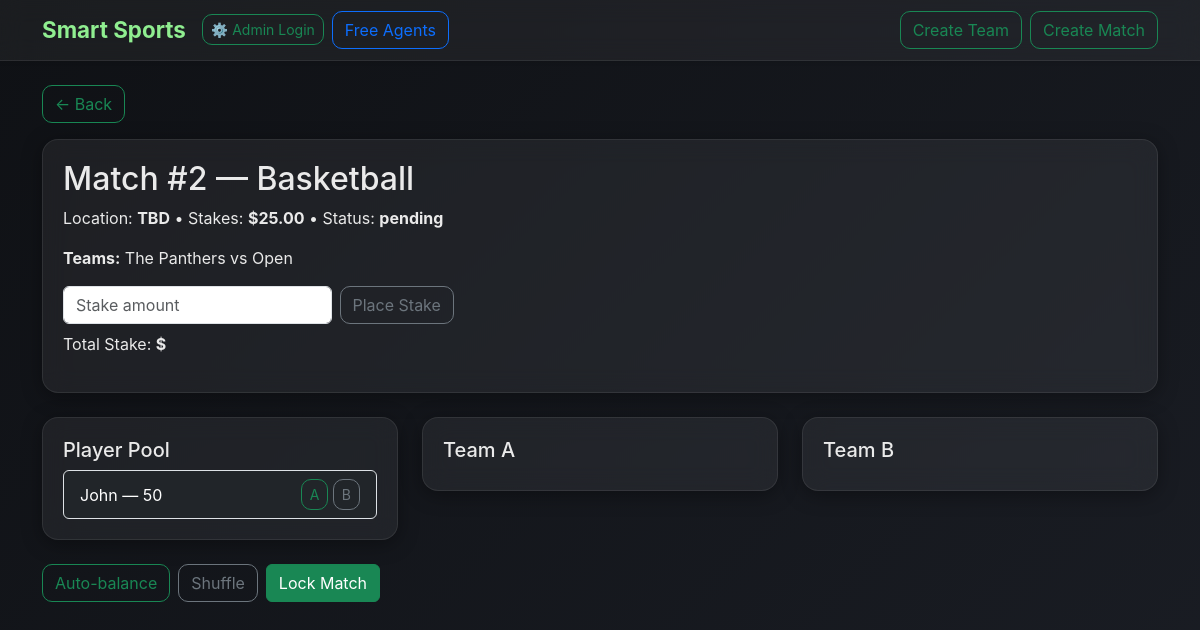
Page /matches/2 on the committed database.
### app/models.py (models this page shows, shortened)
class Match(db.Model):
    id = db.Column(db.Integer, primary_key=True)
    sport = db.Column(db.String(80), nullable=False, default="soccer")
    location = db.Column(db.String(200), nullable=True)
    date = db.Column(db.DateTime, nullable=True)
    team1_id = db.Column(db.Integer, db.ForeignKey('team.id'), nullable=True)
    team2_id = db.Column(db.Integer, db.ForeignKey('team.id'), nullable=True)
    stakes = db.Column(db.Float, default=0.0)
    status = db.Column(db.String(50), default="pending")
    created_at = db.Column(db.DateTime, default=datetime.utcnow)
    team1 = db.relationship("Team", foreign_keys=[team1_id], lazy=True)
    team2 = db.relationship("Team", foreign_keys=[team2_id], lazy=True)
    winner_team_id = db.Column(db.Integer, db.ForeignKey('team.id'), nullable=True)

class Team(db.Model):
    id = db.Column(db.Integer, primary_key=True)
    name = db.Column(db.String(120), nullable=False)
    total_winnings = db.Column(db.Float, default=0)
    color = db.Column(db.String(30), nullable=True)
    skill_rating = db.Column(db.Integer, default=50)
    skill = db.Column(db.Integer, default=50)
    created_at = db.Column(db.DateTime, default=datetime.utcnow)
    sport = db.Column(db.String(50), nullable=True, default="soccer")
    captain_id = db.Column(db.Integer, db.ForeignKey('player.id'), nullable=True)
    matches_played = db.Column(db.Integer, default=0)
    matches_won = db.Column(db.Integer, default=0)
    matches_lost = db.Column(db.Integer, default=0)
    stripe_account_id = db.Column(db.String(255))
    stripe_customer_id = db.Column(db.String(255))
    is_free_agent_pool = db.Column(db.Boolean, default=False)
    players = db.relationship("Player", backref="team", lazy=True, foreign_keys="Player.team_id")
    email = db.Column(db.String(120), unique=True, nullable=False)
    password_hash = db.Column(db.String(255), nullable=False)

class Player(db.Model):
    id = db.Column(db.Integer, primary_key=True)
    name = db.Column(db.String(120), nullable=False)
    email = db.Column(db.String(200), nullable=True)
    role = db.Column(db.String(80), nullable=True)
    skill_rating = db.Column(db.Integer, default=50)
    invited = db.Column(db.Boolean, default=False)
    team_id = db.Column(db.Integer, db.ForeignKey('team.id'), nullable=True)
    games_played = db.Column(db.Integer, default=0)
    wins = db.Column(db.Integer, default=0)
    losses = db.Column(db.Integer, default=0)
    is_admin = db.Column(db.Boolean, default=False)
    skills = db.relationship("PlayerSkill", backref="player", lazy=True, cascade="all, delete-orphan")

### app/routes.py (the view)
@app.route("/matches/<int:match_id>")
def match_detail(match_id):
    match = Match.query.get_or_404(match_id)
    pool = []
    if match.team1_id:
        pool += Player.query.filter_by(team_id=match.team1_id).all()
    if match.team2_id:
        pool += Player.query.filter_by(team_id=match.team2_id).all()
    assignments = MatchAssignment.query.filter_by(match_id=match.id).all()
    assigned_a = [a.player for a in assignments if a.team_side == 'A']
    assigned_b = [a.player for a in assignments if a.team_side == 'B']
    locked = (match.status == "locked")
    return render_template("match_detail.html", match=match, pool=pool, assigned_a=assigned_a, assigned_b=assigned_b, locked=locked)

### app/templates/match_detail.html (shortened to what this page needs)
{% extends "base.html" %}
{% block content %}
<a href="{{ url_for('index') }}" class="btn btn-outline-success mb-3">&larr; Back</a>
<div class="glass-card mb-4">
    <h2>Match #{{ match.id }} — {{ match.sport }}</h2>
    <p>
        Location: <strong>{{ match.location or 'TBD' }}</strong> •
        Stakes: <strong>${{ "%.2f"|format(match.stakes) }}</strong> •
        Status: <strong>{{ match.status }}</strong>
    </p>
    <p><strong>Teams:</strong> {{ match.team1.name if match.team1 else 'Open' }} vs {{ match.team2.name if match.team2 else 'Open' }}</p>
    <form method="POST" action="{{ url_for('place_stake', match_id=match.id) }}" class="mt-3 d-flex gap-2">
        <input type="number" step="0.01" name="amount" class="form-control w-25" placeholder="Stake amount" required>
        <button type="submit" class="btn btn-outline-secondary">Place Stake</button>
    </form>
    <p class="mt-2">Total Stake: <strong>${{ match.stake }}</strong></p>
</div>
<div class="row g-4">
    <div class="col-md-4">
        <div class="glass-card">
            <h5>Player Pool</h5>
            <ul class="list-group mt-2">
            {% for p in pool %}
                <li class="list-group-item bg-dark text-white d-flex justify-content-between align-items-center">
                    {{ p.name }} — {{ p.skill_rating }}
                    {% if not locked %}
                    <div>
                        <button class="btn btn-sm btn-outline-success btn-assign" data-player-id="{{ p.id }}" data-side="A">A</button>
                        <button class="btn btn-sm btn-outline-secondary btn-assign" data-player-id="{{ p.id }}" data-side="B">B</button>
                    </div>
                    {% endif %}
                </li>
            {% else %}
                <li class="list-group-item text-muted">No players in pool</li>
            {% endfor %}
            </ul>
        </div>
    </div>
    <div class="col-md-4">
        <div class="glass-card">
            <h5>Team A</h5>
        </div>
    </div>
    <div class="col-md-4">
        <div class="glass-card">
            <h5>Team B</h5>
        </div>
    </div>
</div>
<div class="mt-4 d-flex gap-2">
    {% if not locked %}
        <button id="btn-balance" class="btn btn-outline-success">Auto-balance</button>
        <button id="btn-shuffle" class="btn btn-outline-secondary">Shuffle</button>
        <button id="btn-lock" class="btn btn-success">Lock Match</button>
    {% else %}
        <button id="btn-lock" class="btn btn-warning">Unlock Match</button>
    {% endif %}
</div>
{% endblock %}

### app/templates/base.html (style rules this page uses)
body { background: linear-gradient(135deg, #0f1115, #1a1d24); color: #eaeaea; min-height: 100vh; font-family: 'Inter', sans-serif; }
.glass-card { background: rgba(255, 255, 255, 0.06); border-radius: 16px; padding: 20px; border: 1px solid rgba(255, 255, 255, 0.08); backdrop-filter: blur(12px); box-shadow: 0 4px 20px rgba(0,0,0,0.35); }
.btn-outline-success, .btn-outline-secondary, .btn-outline-primary { border-radius: 10px; transition: 0.2s; }

### rows in the picture
Match: id "2", sport "Basketball", location "TBD", stakes "25.00", status "pending"
Team: team1 "The Panthers"
Player: name "John", skill_rating "50"

### other values in the picture
{{ match.team2.name if match.team2 else 'Open' }} "Open"
